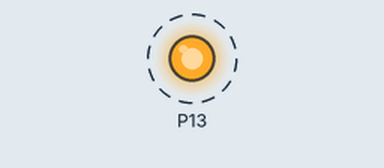
Recording of a program running on a simulated BBC micro:bit running MicroPython. Shown: output pins drawn as LEDs (lit = HIGH). Dashed ring = blinking.

Above: at 0.5 s.
Timing chart, 0 to 4.6 s (numbered marks = the images above):
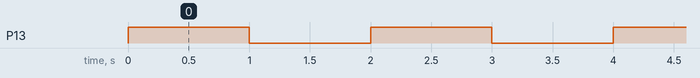

Measured:
- by itself, P13: alternates HIGH for 1.0 s and LOW for 1.0 s

The program:

main.py
```python
from microbit import *

display.off()

while True:
    pin13.write_digital(1)
    sleep(1000)
    pin13.write_digital(0)
    sleep(1000)
```
